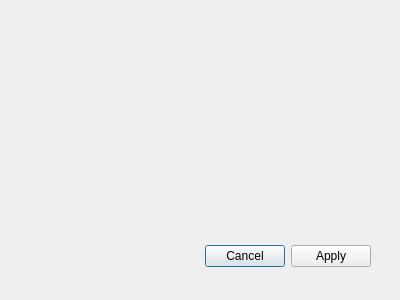
<?xml version="1.0" encoding="UTF-8"?>
<ui version="4.0">
 <class>PersonViewConfigurationMainView</class>
 <widget class="QDialog" name="PersonViewConfigurationMainView">
  <property name="geometry">
   <rect>
    <x>0</x>
    <y>0</y>
    <width>400</width>
    <height>300</height>
   </rect>
  </property>
  <property name="windowTitle">
   <string>Dialog</string>
  </property>
  <widget class="QDialogButtonBox" name="buttonBox">
   <property name="geometry">
    <rect>
     <x>30</x>
     <y>240</y>
     <width>341</width>
     <height>32</height>
    </rect>
   </property>
   <property name="orientation">
    <enum>Qt::Horizontal</enum>
   </property>
   <property name="standardButtons">
    <set>QDialogButtonBox::Apply|QDialogButtonBox::Cancel</set>
   </property>
  </widget>
 </widget>
 <resources/>
 <connections>
  <connection>
   <sender>buttonBox</sender>
   <signal>accepted()</signal>
   <receiver>PersonViewConfigurationMainView</receiver>
   <slot>accept()</slot>
   <hints>
    <hint type="sourcelabel">
     <x>248</x>
     <y>254</y>
    </hint>
    <hint type="destinationlabel">
     <x>157</x>
     <y>274</y>
    </hint>
   </hints>
  </connection>
  <connection>
   <sender>buttonBox</sender>
   <signal>rejected()</signal>
   <receiver>PersonViewConfigurationMainView</receiver>
   <slot>reject()</slot>
   <hints>
    <hint type="sourcelabel">
     <x>316</x>
     <y>260</y>
    </hint>
    <hint type="destinationlabel">
     <x>286</x>
     <y>274</y>
    </hint>
   </hints>
  </connection>
 </connections>
</ui>
